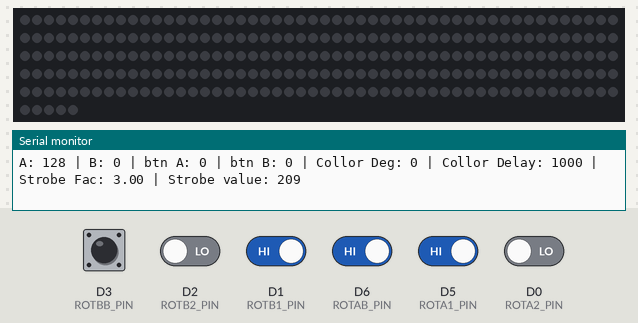
A sketch run on a simulated ESP8266 (NodeMCU). On the bench: 255 RGB LEDs in strip order, left to right, continuing on the next row, the last lines printed to the serial monitor. Inputs (shaded band) come from the test bench; at power-on: D1 (ROTB1_PIN), D3 (ROTBB_PIN), D5 (ROTA1_PIN), D6 (ROTAB_PIN) HIGH, D0 (ROTA2_PIN), D2 (ROTB2_PIN) LOW. Dim RGB values are drawn brighter than linear.

Above: at 4.2 s.
4.3 s: D6 (ROTAB_PIN) driven LOW
At 5.1 s:
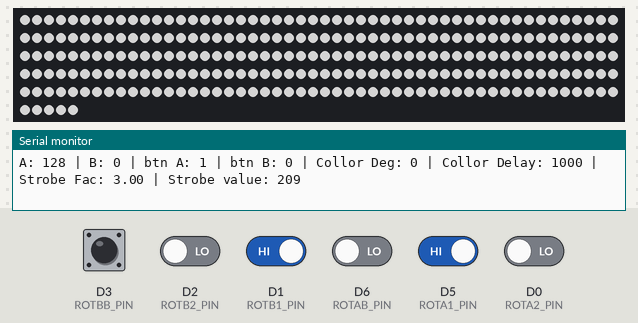
5.8 s: D5 (ROTA1_PIN) driven LOW
7.3 s: D3 (ROTBB_PIN) driven LOW
8.8 s: D1 (ROTB1_PIN) driven LOW
At 9.6 s:
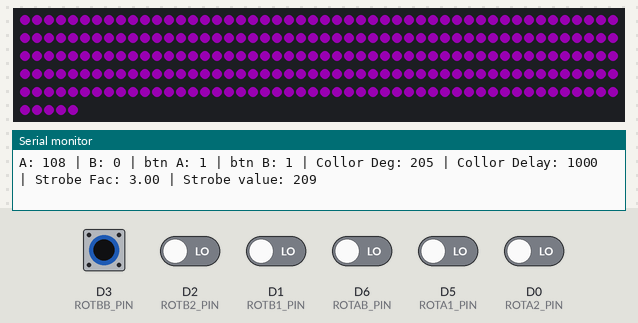
10.3 s: D3 (ROTBB_PIN) pulsed HIGH 2 times (0.12 s each, 0.3 s apart)
At 10.78 s:
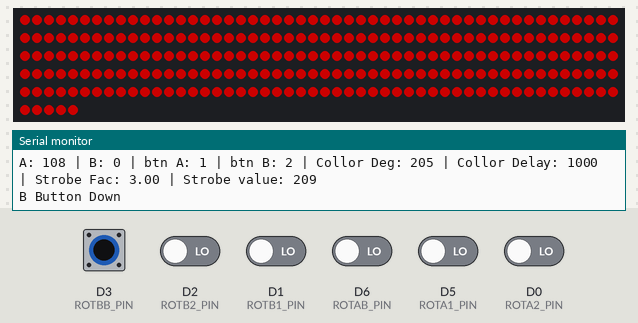
12.4 s: D3 (ROTBB_PIN) pulsed HIGH 5 times (0.12 s each, 0.3 s apart)
At 13.02 s:
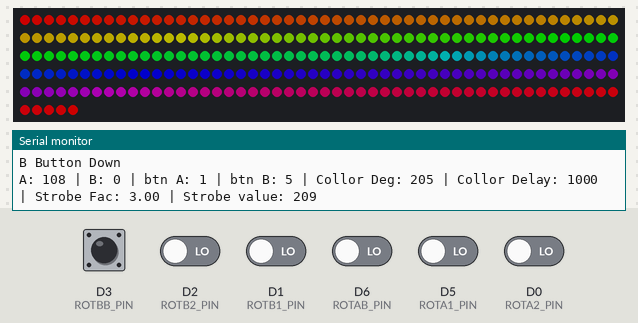

Measured:
- after the input at 4.3 s, the LEDs: change at once (image 1)
- after the input at 8.8 s, the LEDs: change at once (image 2)
- after the input at 10.3 s, the LEDs: first change after 0.38 s (image 3 shows a later state)

The sketch:

BotellonRGB.ino
```cpp
#include <FastLED.h>
#include <math.h>

#define LED_PIN     D4
#define ROTA1_PIN   14
#define ROTA2_PIN   16
#define ROTAB_PIN   12
#define ROTB1_PIN   5
#define ROTB2_PIN   4
#define ROTBB_PIN   0
#define NUM_LEDS    255
#define LED_TYPE    WS2812
#define COLOR_ORDER GRB

unsigned long   currentTime;
unsigned long   loopTime;

unsigned long   currentTime2;
unsigned long   loopTime2;

int             valueA              = 128;  // Helligkeit
int             buttonA             = 0;    // An / Aus
unsigned char   btnA;
unsigned char   btnA_prev           = 0;
unsigned char   rotA_1;
unsigned char   rotA_2;
unsigned char   rotA_1_prev         = 0;
unsigned int    rotA_resolution     = 20;

int             valueB;                     // Farbe / Frequenz / Speed
int             buttonB             = 0;    // Mode
unsigned char   btnB;
unsigned char   btnB_prev           = 0;
unsigned char   rotB_1;
unsigned char   rotB_2;
unsigned char   rotB_1_prev         = 0;
unsigned int    rotB_resolution     = 20;

int             rainbow_i           = 0;
int             rainbow_j           = 0;

int             brightness          = 128;  // gets up to 255
int             color_change_degree = 0;    // current Color / gets up to 255
int             color_change_offset = 50;   // to be addet on current CSV Value
int             color_change_delay  = 1000;  // gets up to 15000 in 500 steps
int             color_fade_delay    = 40;  // gets up to 15000 in 500 steps
int             color_flow_delay    = 20;  // gets up to 15000 in 500 steps
float           strobe_factor       = 3.00;    // gets up to 10 in 0.5 steps
int             strobe_value        = 209;
unsigned int    mode                = 5;    // 1: Color, 2: Strobe, 3: rainbowFade, 4: Color Change, 5: rainbowCycle
CRGB            persistent_color    = CRGB::White;
CHSV            change_color        = CHSV(color_change_degree, 255, 255);

CRGB leds[NUM_LEDS];

void setup()
{
  Serial.begin (115200);
  Serial.println("start Setup");
  delay( 3000 ); // power-up safety delay
  pinMode(ROTA1_PIN, INPUT);
  pinMode(ROTA2_PIN, INPUT);
  pinMode(ROTAB_PIN, INPUT);
  pinMode(ROTB1_PIN, INPUT);
  pinMode(ROTB2_PIN, INPUT);
  pinMode(ROTBB_PIN, INPUT);
  currentTime = millis();
  loopTime = currentTime;
  currentTime2 = millis();
  loopTime2 = currentTime;
  FastLED.addLeds<LED_TYPE, LED_PIN, COLOR_ORDER>(leds, NUM_LEDS).setCorrection( TypicalLEDStrip );
  FastLED.setBrightness(  brightness );
  color(CRGB::White);
  FastLED.show();
  Serial.println("finish Setup");
}

void color(CRGB color)
{
  if(color == CHSV(0, 255, 255)){
    color = CRGB::White;
  }
  for(int i = 0;i < NUM_LEDS;i++){
    leds[i] = color;
  }
}

void rainbowCycle()
{
  EVERY_N_MILLIS_I(thistimer1, color_flow_delay){
    rainbow_j++;
    rainbow_j = doOverflow(rainbow_j, 0, 255);
    for(rainbow_i=0; rainbow_i< NUM_LEDS; rainbow_i++) {
      leds[rainbow_i] = CHSV((rainbow_i * 256 / NUM_LEDS)+rainbow_j, 255, 255);
    }
    FastLED.show();
  }
  thistimer1.setPeriod(color_flow_delay);
}

void rainbowFade()
{
  EVERY_N_MILLIS_I(thistimer2, color_fade_delay){
    rainbow_i++;
    rainbow_i = doOverflow(rainbow_i, 0, 255);
    color(CHSV(rainbow_i, 255, 255));
    FastLED.show();
  }
  thistimer2.setPeriod(color_fade_delay);
}

void strobe()
{
  EVERY_N_MILLIS_I(thistimer3, strobe_value){
    color(CHSV(color_change_degree, 255, 255));
    FastLED.show();
    delay(10);
    color(CHSV(255, 255, 0));
    FastLED.show();
  }
  thistimer3.setPeriod(strobe_value);
}

void colorChange()
{
  EVERY_N_MILLIS_I(thistimer4, color_change_delay){
    color_change_degree += color_change_offset;
    color_change_degree = doOverflow(color_change_degree, 0, 255);
    color(CHSV(color_change_degree, 255, 255));
    FastLED.show();
  }
  thistimer4.setPeriod(color_change_delay);
}

void readRot()
{
  currentTime = millis();
  if(currentTime >= (loopTime + 5)) {  // 5ms since last check of encoder = 200Hz

    loopTime = currentTime;           // Updates loopTime

    rotA_1_prev = rotA_1;               // Store value of A for next time
    rotA_1 = digitalRead(ROTA1_PIN);    // Read encoder pins
    rotA_2 = digitalRead(ROTA2_PIN);

    rotB_1_prev = rotB_1;               // Store value of A for next time
    rotB_1 = digitalRead(ROTB1_PIN);    // Read encoder pins
    rotB_2 = digitalRead(ROTB2_PIN);

    if((!rotA_1) && (rotA_1_prev)){
      // A has gone from high to low
      if(rotA_2) {
        valueA+=rotA_resolution;
      } else {
        valueA-=rotA_resolution;
      }
      valueA = preventOverflow(valueA, 0, 255);
    }

    if((!rotB_1) && (rotB_1_prev)){
      // B has gone from high to low
      if(rotB_2) {
        switch(mode){
          case 1:
            color_change_degree += color_change_offset;
            color_change_degree = doOverflow(color_change_degree, 0, 255);
          break;
          case 2:
            strobe_factor += 0.5;
            strobe_factor = preventOverflow(strobe_factor, 3, 10);
            strobe_value = round(pow(strobe_factor, 3.32));
          break;
          case 3:
            color_fade_delay += 50;
            color_fade_delay = preventOverflow(color_fade_delay, 50, 500);
          break;
          case 4:
            color_change_delay += 500;
            color_change_delay = preventOverflow(color_change_delay, 500, 10000);
          break;
          case 5:
            color_flow_delay += 10;
            color_flow_delay = preventOverflow(color_flow_delay, 10, 100);
          break;
          default:
            valueB += rotB_resolution;
            valueB = preventOverflow(valueB, 1, 255);
          break;
        }
      } else {
        switch(mode){
          case 1:
            color_change_degree -= color_change_offset;
            color_change_degree = doOverflow(color_change_degree, 0, 255);
          break;
          case 2:
            strobe_factor -= 0.5;
            strobe_factor = preventOverflow(strobe_factor, 3, 10);
            strobe_value = round(pow(strobe_factor, 3.32));
          break;
          case 3:
            color_fade_delay -= 50;
            color_fade_delay = preventOverflow(color_fade_delay, 50, 500);
          break;
          case 4:
            color_change_delay -= 500;
            color_change_delay = preventOverflow(color_change_delay, 500, 10000);
          break;
          case 5:
            color_flow_delay -= 10;
            color_flow_delay = preventOverflow(color_flow_delay, 10, 100);
          break;
          default:
            valueB -= rotB_resolution;
            valueB = preventOverflow(valueB, 1, 255);
          break;
        }
      }
    }
  }
}

void readBtn()
{
  currentTime2 = millis();
  if(currentTime2 >= (loopTime2 + 50)) {
    btnA   = digitalRead(ROTAB_PIN);
    btnB   = digitalRead(ROTBB_PIN);

    if((!btnA) && (btnA_prev)){
      buttonA = !buttonA;
      Serial.println("A Button Down");
    }
    if((!btnB) && (btnB_prev)){
      buttonB++;
      buttonB = doOverflow(buttonB, 0, 5);
      Serial.println("B Button Down");
    }

    btnA_prev = btnA;
    btnB_prev = btnB;

    loopTime2 = currentTime2;
  }
}

float preventOverflow(float value, float minimum, float maximum)
{
  if(value < minimum) {
    return minimum;
  } else if(value > maximum) {
    return maximum;
  } else {
    return value;
  }
}

float doOverflow(float value, float minimum, float maximum)
{
  if(value > maximum) {
    return value - maximum;
  } else if(value < minimum) {
    return value + maximum;
  } else {
    return value;
  }
}

void loop()
{
  readRot();
  readBtn();
  EVERY_N_MILLISECONDS( 150 ) {
    Serial.print("A: ");
    Serial.print(valueA);
    Serial.print(" | ");
    Serial.print("B: ");
    Serial.print(valueB);
    Serial.print(" | ");
    Serial.print("btn A: ");
    Serial.print(buttonA);
    Serial.print(" | ");
    Serial.print("btn B: ");
    Serial.print(buttonB);
    Serial.print(" | ");
    Serial.print("Collor Deg: ");
    Serial.print(color_change_degree);
    Serial.print(" | ");
    Serial.print("Collor Delay: ");
    Serial.print(color_change_delay);
    Serial.print(" | ");
    Serial.print("Strobe Fac: ");
    Serial.print(strobe_factor);
    Serial.print(" | ");
    Serial.print("Strobe value: ");
    Serial.print(strobe_value);
    Serial.println();
  }

  brightness = valueA;
  mode = buttonB;
  if(buttonA){
    switch(mode){
      case 1:
        color(CHSV(color_change_degree, 255, 255));
      break;
      case 2:
        strobe();
      break;
      case 3:
        rainbowFade();
      break;
      case 4:
        colorChange();
      break;
      case 5:
        rainbowCycle();
      break;
      default:
        color(CRGB::White);
      break;
    }
    FastLED.setBrightness(  brightness );
    FastLED.show();
  } else {
    color(CRGB::White);
    color_change_degree = 0;
    color(CHSV(0, 0, 0));
    FastLED.show();
  }

  //FastLED.delay(1000); //ToDo: implement SleepMode, wakeup on button interrupt
  //delay(1000);
  //Serial.println("loop");
}
```
